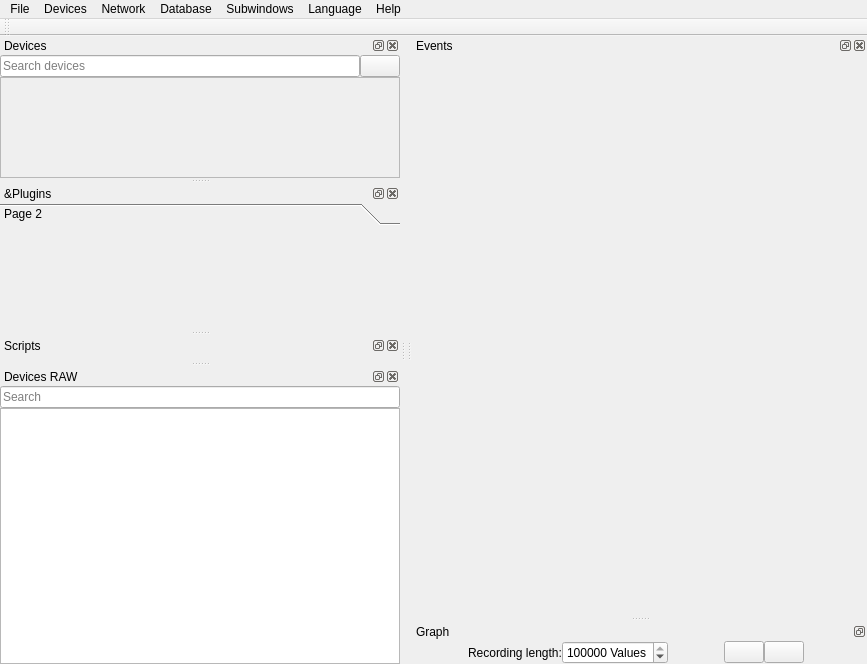
<?xml version="1.0" encoding="UTF-8"?>
<ui version="4.0">
 <class>MainWindow</class>
 <widget class="QMainWindow" name="MainWindow">
  <property name="geometry">
   <rect>
    <x>0</x>
    <y>0</y>
    <width>867</width>
    <height>664</height>
   </rect>
  </property>
  <property name="sizePolicy">
   <sizepolicy hsizetype="Preferred" vsizetype="Preferred">
    <horstretch>0</horstretch>
    <verstretch>0</verstretch>
   </sizepolicy>
  </property>
  <property name="windowTitle">
   <string>RealTime OpenControl</string>
  </property>
  <property name="dockOptions">
   <set>QMainWindow::AllowNestedDocks|QMainWindow::AllowTabbedDocks|QMainWindow::AnimatedDocks|QMainWindow::GroupedDragging</set>
  </property>
  <widget class="QWidget" name="centralwidget">
   <property name="sizePolicy">
    <sizepolicy hsizetype="Minimum" vsizetype="Minimum">
     <horstretch>0</horstretch>
     <verstretch>0</verstretch>
    </sizepolicy>
   </property>
   <property name="maximumSize">
    <size>
     <width>0</width>
     <height>0</height>
    </size>
   </property>
  </widget>
  <widget class="QDockWidget" name="deviceWidget">
   <property name="sizePolicy">
    <sizepolicy hsizetype="Minimum" vsizetype="Preferred">
     <horstretch>0</horstretch>
     <verstretch>0</verstretch>
    </sizepolicy>
   </property>
   <property name="maximumSize">
    <size>
     <width>400</width>
     <height>524287</height>
    </size>
   </property>
   <property name="statusTip">
    <string/>
   </property>
   <property name="inputMethodHints">
    <set>Qt::ImhNone</set>
   </property>
   <property name="floating">
    <bool>false</bool>
   </property>
   <property name="features">
    <set>QDockWidget::AllDockWidgetFeatures</set>
   </property>
   <property name="allowedAreas">
    <set>Qt::LeftDockWidgetArea|Qt::RightDockWidgetArea</set>
   </property>
   <property name="windowTitle">
    <string>Devices</string>
   </property>
   <attribute name="dockWidgetArea">
    <number>1</number>
   </attribute>
   <widget class="QWidget" name="dockWidgetContents_2">
    <property name="sizePolicy">
     <sizepolicy hsizetype="Ignored" vsizetype="Preferred">
      <horstretch>0</horstretch>
      <verstretch>0</verstretch>
     </sizepolicy>
    </property>
    <layout class="QVBoxLayout" name="verticalLayout_3">
     <property name="spacing">
      <number>0</number>
     </property>
     <property name="leftMargin">
      <number>0</number>
     </property>
     <property name="topMargin">
      <number>0</number>
     </property>
     <property name="rightMargin">
      <number>0</number>
     </property>
     <property name="bottomMargin">
      <number>0</number>
     </property>
     <item>
      <layout class="QHBoxLayout" name="horizontalLayout_2">
       <property name="topMargin">
        <number>0</number>
       </property>
       <item>
        <widget class="QLineEdit" name="searchEdit">
         <property name="sizePolicy">
          <sizepolicy hsizetype="Ignored" vsizetype="Minimum">
           <horstretch>0</horstretch>
           <verstretch>0</verstretch>
          </sizepolicy>
         </property>
         <property name="placeholderText">
          <string>Search devices</string>
         </property>
         <property name="clearButtonEnabled">
          <bool>true</bool>
         </property>
        </widget>
       </item>
       <item>
        <widget class="QPushButton" name="refreshDevicesButton">
         <property name="sizePolicy">
          <sizepolicy hsizetype="Maximum" vsizetype="Minimum">
           <horstretch>0</horstretch>
           <verstretch>0</verstretch>
          </sizepolicy>
         </property>
         <property name="text">
          <string/>
         </property>
         <property name="icon">
          <iconset>
           <normaloff>icons/blinking.png</normaloff>icons/blinking.png</iconset>
         </property>
        </widget>
       </item>
      </layout>
     </item>
     <item>
      <widget class="QScrollArea" name="scrollArea_2">
       <property name="sizePolicy">
        <sizepolicy hsizetype="Ignored" vsizetype="Expanding">
         <horstretch>0</horstretch>
         <verstretch>0</verstretch>
        </sizepolicy>
       </property>
       <property name="minimumSize">
        <size>
         <width>180</width>
         <height>0</height>
        </size>
       </property>
       <property name="widgetResizable">
        <bool>true</bool>
       </property>
       <widget class="QWidget" name="scrollAreaWidgetContents_2">
        <property name="geometry">
         <rect>
          <x>0</x>
          <y>0</y>
          <width>398</width>
          <height>95</height>
         </rect>
        </property>
        <property name="sizePolicy">
         <sizepolicy hsizetype="Ignored" vsizetype="Preferred">
          <horstretch>0</horstretch>
          <verstretch>0</verstretch>
         </sizepolicy>
        </property>
        <property name="minimumSize">
         <size>
          <width>0</width>
          <height>0</height>
         </size>
        </property>
        <layout class="QVBoxLayout" name="verticalLayout_13">
         <property name="spacing">
          <number>0</number>
         </property>
         <property name="leftMargin">
          <number>0</number>
         </property>
         <property name="topMargin">
          <number>0</number>
         </property>
         <property name="rightMargin">
          <number>0</number>
         </property>
         <property name="bottomMargin">
          <number>0</number>
         </property>
         <item>
          <layout class="QVBoxLayout" name="deviceLayout">
           <property name="spacing">
            <number>0</number>
           </property>
          </layout>
         </item>
         <item>
          <spacer name="verticalSpacer_3">
           <property name="orientation">
            <enum>Qt::Vertical</enum>
           </property>
           <property name="sizeHint" stdset="0">
            <size>
             <width>20</width>
             <height>0</height>
            </size>
           </property>
          </spacer>
         </item>
        </layout>
       </widget>
      </widget>
     </item>
    </layout>
   </widget>
  </widget>
  <widget class="QDockWidget" name="pluginsWidget">
   <property name="sizePolicy">
    <sizepolicy hsizetype="Ignored" vsizetype="Preferred">
     <horstretch>0</horstretch>
     <verstretch>0</verstretch>
    </sizepolicy>
   </property>
   <property name="statusTip">
    <string/>
   </property>
   <property name="floating">
    <bool>false</bool>
   </property>
   <property name="features">
    <set>QDockWidget::AllDockWidgetFeatures</set>
   </property>
   <property name="allowedAreas">
    <set>Qt::AllDockWidgetAreas</set>
   </property>
   <property name="windowTitle">
    <string>&amp;Plugins</string>
   </property>
   <attribute name="dockWidgetArea">
    <number>1</number>
   </attribute>
   <widget class="QWidget" name="dockWidgetContents_3">
    <layout class="QVBoxLayout" name="verticalLayout">
     <property name="spacing">
      <number>0</number>
     </property>
     <property name="leftMargin">
      <number>0</number>
     </property>
     <property name="topMargin">
      <number>0</number>
     </property>
     <property name="rightMargin">
      <number>0</number>
     </property>
     <property name="bottomMargin">
      <number>0</number>
     </property>
     <item>
      <widget class="QToolBox" name="pluginsBox">
       <property name="sizePolicy">
        <sizepolicy hsizetype="Preferred" vsizetype="Expanding">
         <horstretch>0</horstretch>
         <verstretch>0</verstretch>
        </sizepolicy>
       </property>
       <property name="currentIndex">
        <number>0</number>
       </property>
       <widget class="QWidget" name="page_2">
        <property name="geometry">
         <rect>
          <x>0</x>
          <y>0</y>
          <width>400</width>
          <height>96</height>
         </rect>
        </property>
        <attribute name="label">
         <string>Page 2</string>
        </attribute>
       </widget>
      </widget>
     </item>
    </layout>
   </widget>
  </widget>
  <widget class="QDockWidget" name="scriptDockWidget">
   <property name="sizePolicy">
    <sizepolicy hsizetype="Ignored" vsizetype="Preferred">
     <horstretch>0</horstretch>
     <verstretch>0</verstretch>
    </sizepolicy>
   </property>
   <property name="floating">
    <bool>false</bool>
   </property>
   <property name="features">
    <set>QDockWidget::AllDockWidgetFeatures</set>
   </property>
   <property name="windowTitle">
    <string>Scripts</string>
   </property>
   <attribute name="dockWidgetArea">
    <number>1</number>
   </attribute>
   <widget class="QWidget" name="dockWidgetContents_6">
    <layout class="QVBoxLayout" name="verticalLayout_2">
     <property name="spacing">
      <number>0</number>
     </property>
     <property name="leftMargin">
      <number>0</number>
     </property>
     <property name="topMargin">
      <number>0</number>
     </property>
     <property name="rightMargin">
      <number>0</number>
     </property>
     <property name="bottomMargin">
      <number>0</number>
     </property>
     <item>
      <layout class="QHBoxLayout" name="scriptLayout"/>
     </item>
    </layout>
   </widget>
  </widget>
  <widget class="QToolBar" name="toolBar">
   <property name="sizePolicy">
    <sizepolicy hsizetype="Minimum" vsizetype="Preferred">
     <horstretch>0</horstretch>
     <verstretch>0</verstretch>
    </sizepolicy>
   </property>
   <property name="windowTitle">
    <string>toolBar</string>
   </property>
   <attribute name="toolBarArea">
    <enum>TopToolBarArea</enum>
   </attribute>
   <attribute name="toolBarBreak">
    <bool>false</bool>
   </attribute>
  </widget>
  <widget class="QDockWidget" name="eventWidgets">
   <property name="sizePolicy">
    <sizepolicy hsizetype="Expanding" vsizetype="Ignored">
     <horstretch>0</horstretch>
     <verstretch>0</verstretch>
    </sizepolicy>
   </property>
   <property name="windowTitle">
    <string>Events</string>
   </property>
   <attribute name="dockWidgetArea">
    <number>2</number>
   </attribute>
   <widget class="QWidget" name="dockWidgetContents">
    <layout class="QVBoxLayout" name="verticalLayout_4">
     <item>
      <layout class="QHBoxLayout" name="eventLayout">
       <property name="spacing">
        <number>0</number>
       </property>
      </layout>
     </item>
    </layout>
   </widget>
  </widget>
  <widget class="QDockWidget" name="graphWidget">
   <property name="sizePolicy">
    <sizepolicy hsizetype="Expanding" vsizetype="Maximum">
     <horstretch>0</horstretch>
     <verstretch>0</verstretch>
    </sizepolicy>
   </property>
   <property name="floating">
    <bool>false</bool>
   </property>
   <property name="features">
    <set>QDockWidget::DockWidgetFloatable|QDockWidget::DockWidgetMovable</set>
   </property>
   <property name="windowTitle">
    <string>Graph</string>
   </property>
   <attribute name="dockWidgetArea">
    <number>2</number>
   </attribute>
   <widget class="QWidget" name="dockWidgetContents_5">
    <layout class="QVBoxLayout" name="verticalLayout_6">
     <property name="spacing">
      <number>0</number>
     </property>
     <property name="leftMargin">
      <number>0</number>
     </property>
     <property name="topMargin">
      <number>0</number>
     </property>
     <property name="rightMargin">
      <number>0</number>
     </property>
     <property name="bottomMargin">
      <number>0</number>
     </property>
     <item>
      <layout class="QHBoxLayout" name="horizontalLayout">
       <property name="spacing">
        <number>0</number>
       </property>
       <item>
        <spacer name="horizontalSpacer_2">
         <property name="orientation">
          <enum>Qt::Horizontal</enum>
         </property>
         <property name="sizeHint" stdset="0">
          <size>
           <width>0</width>
           <height>0</height>
          </size>
         </property>
        </spacer>
       </item>
       <item>
        <widget class="QLabel" name="label_2">
         <property name="text">
          <string>Recording length:</string>
         </property>
        </widget>
       </item>
       <item>
        <widget class="QSpinBox" name="maxLengthSpinBox">
         <property name="toolTip">
          <string/>
         </property>
         <property name="statusTip">
          <string/>
         </property>
         <property name="suffix">
          <string> Values</string>
         </property>
         <property name="maximum">
          <number>1000000000</number>
         </property>
         <property name="value">
          <number>500000</number>
         </property>
        </widget>
       </item>
       <item>
        <spacer name="horizontalSpacer">
         <property name="orientation">
          <enum>Qt::Horizontal</enum>
         </property>
         <property name="sizeHint" stdset="0">
          <size>
           <width>0</width>
           <height>0</height>
          </size>
         </property>
        </spacer>
       </item>
       <item>
        <widget class="QPushButton" name="clearButton">
         <property name="toolTip">
          <string>Delete all signals</string>
         </property>
         <property name="statusTip">
          <string>Delete all signals</string>
         </property>
         <property name="text">
          <string/>
         </property>
         <property name="icon">
          <iconset>
           <normaloff>icons/clear.png</normaloff>icons/clear.png</iconset>
         </property>
         <property name="iconSize">
          <size>
           <width>25</width>
           <height>25</height>
          </size>
         </property>
        </widget>
       </item>
       <item>
        <widget class="QPushButton" name="createGraphButton">
         <property name="toolTip">
          <string>Open new graph</string>
         </property>
         <property name="statusTip">
          <string>Open new graph</string>
         </property>
         <property name="text">
          <string/>
         </property>
         <property name="icon">
          <iconset>
           <normaloff>icons/graph.png</normaloff>icons/graph.png</iconset>
         </property>
         <property name="iconSize">
          <size>
           <width>25</width>
           <height>25</height>
          </size>
         </property>
        </widget>
       </item>
       <item>
        <spacer name="horizontalSpacer_3">
         <property name="orientation">
          <enum>Qt::Horizontal</enum>
         </property>
         <property name="sizeHint" stdset="0">
          <size>
           <width>0</width>
           <height>20</height>
          </size>
         </property>
        </spacer>
       </item>
       <item>
        <widget class="QLabel" name="drag_content">
         <property name="sizePolicy">
          <sizepolicy hsizetype="Preferred" vsizetype="Fixed">
           <horstretch>0</horstretch>
           <verstretch>0</verstretch>
          </sizepolicy>
         </property>
         <property name="acceptDrops">
          <bool>true</bool>
         </property>
         <property name="text">
          <string/>
         </property>
         <property name="alignment">
          <set>Qt::AlignCenter</set>
         </property>
        </widget>
       </item>
      </layout>
     </item>
     <item>
      <layout class="QVBoxLayout" name="plotLayout"/>
     </item>
    </layout>
   </widget>
  </widget>
  <widget class="QDockWidget" name="deviceRAWWidget">
   <property name="sizePolicy">
    <sizepolicy hsizetype="Ignored" vsizetype="Preferred">
     <horstretch>0</horstretch>
     <verstretch>0</verstretch>
    </sizepolicy>
   </property>
   <property name="floating">
    <bool>false</bool>
   </property>
   <property name="features">
    <set>QDockWidget::AllDockWidgetFeatures</set>
   </property>
   <property name="windowTitle">
    <string>Devices RAW</string>
   </property>
   <attribute name="dockWidgetArea">
    <number>1</number>
   </attribute>
   <widget class="QWidget" name="dockWidgetContents_4">
    <layout class="QVBoxLayout" name="verticalLayout_5">
     <property name="spacing">
      <number>0</number>
     </property>
     <property name="leftMargin">
      <number>0</number>
     </property>
     <property name="topMargin">
      <number>0</number>
     </property>
     <property name="rightMargin">
      <number>0</number>
     </property>
     <property name="bottomMargin">
      <number>0</number>
     </property>
     <item>
      <widget class="QLineEdit" name="pluginSearchInput">
       <property name="sizePolicy">
        <sizepolicy hsizetype="Ignored" vsizetype="Fixed">
         <horstretch>0</horstretch>
         <verstretch>0</verstretch>
        </sizepolicy>
       </property>
       <property name="text">
        <string/>
       </property>
       <property name="placeholderText">
        <string>Search</string>
       </property>
       <property name="clearButtonEnabled">
        <bool>true</bool>
       </property>
      </widget>
     </item>
     <item>
      <widget class="QListWidget" name="pluginCallWidget">
       <property name="sizePolicy">
        <sizepolicy hsizetype="Ignored" vsizetype="Expanding">
         <horstretch>0</horstretch>
         <verstretch>0</verstretch>
        </sizepolicy>
       </property>
       <property name="alternatingRowColors">
        <bool>true</bool>
       </property>
       <property name="selectionMode">
        <enum>QAbstractItemView::NoSelection</enum>
       </property>
       <property name="sortingEnabled">
        <bool>true</bool>
       </property>
      </widget>
     </item>
    </layout>
   </widget>
  </widget>
  <widget class="QMenuBar" name="menuBar">
   <property name="geometry">
    <rect>
     <x>0</x>
     <y>0</y>
     <width>867</width>
     <height>26</height>
    </rect>
   </property>
   <widget class="QMenu" name="menuDatei">
    <property name="statusTip">
     <string/>
    </property>
    <property name="tearOffEnabled">
     <bool>true</bool>
    </property>
    <property name="title">
     <string>File</string>
    </property>
    <property name="separatorsCollapsible">
     <bool>true</bool>
    </property>
    <property name="toolTipsVisible">
     <bool>true</bool>
    </property>
    <addaction name="loadSessionAction"/>
    <addaction name="saveSessionAction"/>
    <addaction name="separator"/>
    <addaction name="importDataAction"/>
    <addaction name="exportDataAction"/>
    <addaction name="separator"/>
    <addaction name="systemTrayAction"/>
    <addaction name="separator"/>
    <addaction name="settingsAction"/>
    <addaction name="separator"/>
    <addaction name="actionBeenden"/>
   </widget>
   <widget class="QMenu" name="menuFenster">
    <property name="statusTip">
     <string>Edit subwindows</string>
    </property>
    <property name="tearOffEnabled">
     <bool>true</bool>
    </property>
    <property name="title">
     <string>Subwindows</string>
    </property>
    <property name="separatorsCollapsible">
     <bool>true</bool>
    </property>
    <property name="toolTipsVisible">
     <bool>true</bool>
    </property>
    <addaction name="deviceWidgetToggle"/>
    <addaction name="pluginsWidgetToggle"/>
    <addaction name="scriptWidgetToggle"/>
    <addaction name="eventWidgetToggle"/>
    <addaction name="deviceRAWWidgetToggle"/>
   </widget>
   <widget class="QMenu" name="menuHilfe">
    <property name="tearOffEnabled">
     <bool>true</bool>
    </property>
    <property name="title">
     <string>Help</string>
    </property>
    <property name="icon">
     <iconset>
      <normaloff>icons/help.png</normaloff>icons/help.png</iconset>
    </property>
    <property name="separatorsCollapsible">
     <bool>true</bool>
    </property>
    <property name="toolTipsVisible">
     <bool>true</bool>
    </property>
    <addaction name="clearCacheAction"/>
    <addaction name="separator"/>
    <addaction name="helpAction"/>
    <addaction name="pluginRepoAction"/>
    <addaction name="separator"/>
    <addaction name="checkUpdatesAction"/>
    <addaction name="aboutAction"/>
   </widget>
   <widget class="QMenu" name="menuSprache">
    <property name="tearOffEnabled">
     <bool>true</bool>
    </property>
    <property name="title">
     <string>Language</string>
    </property>
    <property name="separatorsCollapsible">
     <bool>true</bool>
    </property>
    <property name="toolTipsVisible">
     <bool>true</bool>
    </property>
    <addaction name="actionDeutsch"/>
    <addaction name="actionEnglish"/>
   </widget>
   <widget class="QMenu" name="menuGer_te">
    <property name="tearOffEnabled">
     <bool>true</bool>
    </property>
    <property name="title">
     <string>Devices</string>
    </property>
    <property name="separatorsCollapsible">
     <bool>true</bool>
    </property>
    <property name="toolTipsVisible">
     <bool>true</bool>
    </property>
    <addaction name="getPluginsButton"/>
   </widget>
   <widget class="QMenu" name="menuNetzwerk">
    <property name="tearOffEnabled">
     <bool>true</bool>
    </property>
    <property name="title">
     <string>Network</string>
    </property>
    <property name="separatorsCollapsible">
     <bool>true</bool>
    </property>
    <property name="toolTipsVisible">
     <bool>true</bool>
    </property>
    <widget class="QMenu" name="menuWebsocketServer">
     <property name="geometry">
      <rect>
       <x>718</x>
       <y>253</y>
       <width>196</width>
       <height>126</height>
      </rect>
     </property>
     <property name="title">
      <string>Websocket - Server</string>
     </property>
     <addaction name="actionWebsocketServer"/>
     <addaction name="actionWebsocketPassword"/>
     <addaction name="actionWebsocketPort"/>
    </widget>
    <widget class="QMenu" name="MeniuTelegramBot">
     <property name="title">
      <string>Telegram-Bot</string>
     </property>
     <addaction name="actionTelegramBot_2"/>
     <addaction name="actionBotToken_2"/>
    </widget>
    <widget class="QMenu" name="menuMit_Remotehost_verbinden">
     <property name="title">
      <string>Connect to remote host</string>
     </property>
     <addaction name="actionNeuer_HOst"/>
     <addaction name="separator"/>
    </widget>
    <widget class="QMenu" name="menuAktive_Verbindungen">
     <property name="title">
      <string>Active connections</string>
     </property>
     <addaction name="actionkeine_3"/>
    </widget>
    <addaction name="menuWebsocketServer"/>
    <addaction name="MeniuTelegramBot"/>
    <addaction name="separator"/>
    <addaction name="menuMit_Remotehost_verbinden"/>
    <addaction name="menuAktive_Verbindungen"/>
    <addaction name="separator"/>
    <addaction name="actionSearchRTOCServer"/>
   </widget>
   <widget class="QMenu" name="menuDatenbank">
    <property name="title">
     <string>Database</string>
    </property>
    <addaction name="pullFromDatabaseAction"/>
    <addaction name="pushToDatabaseAction"/>
    <addaction name="exportDatabaseAction"/>
   </widget>
   <addaction name="menuDatei"/>
   <addaction name="menuGer_te"/>
   <addaction name="menuNetzwerk"/>
   <addaction name="menuDatenbank"/>
   <addaction name="menuFenster"/>
   <addaction name="menuSprache"/>
   <addaction name="menuHilfe"/>
  </widget>
  <action name="exportDataAction">
   <property name="text">
    <string>Export data</string>
   </property>
   <property name="statusTip">
    <string>Please use RIGHT CLICK in graph</string>
   </property>
  </action>
  <action name="actionBeenden">
   <property name="text">
    <string>Quit</string>
   </property>
  </action>
  <action name="stylePlotsAction">
   <property name="text">
    <string>Edit plot</string>
   </property>
   <property name="statusTip">
    <string/>
   </property>
  </action>
  <action name="actionPlot_exportieren">
   <property name="text">
    <string>Export plot</string>
   </property>
   <property name="statusTip">
    <string>Please use RIGHT CLICK in graph</string>
   </property>
  </action>
  <action name="actionFenster">
   <property name="text">
    <string>Windows</string>
   </property>
  </action>
  <action name="signalWidgetToggle">
   <property name="checkable">
    <bool>true</bool>
   </property>
   <property name="checked">
    <bool>true</bool>
   </property>
   <property name="text">
    <string>Signals</string>
   </property>
   <property name="statusTip">
    <string>Signals-Subwindow</string>
   </property>
  </action>
  <action name="deviceWidgetToggle">
   <property name="checkable">
    <bool>true</bool>
   </property>
   <property name="checked">
    <bool>true</bool>
   </property>
   <property name="text">
    <string>Devices</string>
   </property>
   <property name="statusTip">
    <string/>
   </property>
  </action>
  <action name="pluginsWidgetToggle">
   <property name="checkable">
    <bool>true</bool>
   </property>
   <property name="text">
    <string>Plugins</string>
   </property>
   <property name="statusTip">
    <string/>
   </property>
  </action>
  <action name="scriptWidgetToggle">
   <property name="checkable">
    <bool>true</bool>
   </property>
   <property name="text">
    <string>Scripts</string>
   </property>
   <property name="statusTip">
    <string/>
   </property>
  </action>
  <action name="loadScriptAction">
   <property name="text">
    <string>Load script</string>
   </property>
   <property name="statusTip">
    <string>Load script from file</string>
   </property>
  </action>
  <action name="saveScriptAction">
   <property name="text">
    <string>Save script</string>
   </property>
   <property name="statusTip">
    <string>Save script to file</string>
   </property>
  </action>
  <action name="saveSessionAction">
   <property name="text">
    <string>Save session</string>
   </property>
  </action>
  <action name="actionZuletzt_geladen">
   <property name="text">
    <string>Last edited</string>
   </property>
  </action>
  <action name="loadSessionAction">
   <property name="text">
    <string>Load session</string>
   </property>
  </action>
  <action name="helpAction">
   <property name="text">
    <string>RTOC Help</string>
   </property>
  </action>
  <action name="aboutAction">
   <property name="text">
    <string>About RTOC</string>
   </property>
  </action>
  <action name="importDataAction">
   <property name="text">
    <string>Import data</string>
   </property>
  </action>
  <action name="systemTrayAction">
   <property name="checkable">
    <bool>true</bool>
   </property>
   <property name="checked">
    <bool>true</bool>
   </property>
   <property name="text">
    <string>Minimize to SystemTray</string>
   </property>
  </action>
  <action name="multiprocessingListenerAction">
   <property name="checkable">
    <bool>true</bool>
   </property>
   <property name="text">
    <string>Multiproessing - Listener</string>
   </property>
  </action>
  <action name="actionDeutsch">
   <property name="checkable">
    <bool>true</bool>
   </property>
   <property name="text">
    <string>Deutsch</string>
   </property>
  </action>
  <action name="actionEnglish">
   <property name="checkable">
    <bool>true</bool>
   </property>
   <property name="text">
    <string>English</string>
   </property>
  </action>
  <action name="eventWidgetToggle">
   <property name="checkable">
    <bool>true</bool>
   </property>
   <property name="text">
    <string>Events</string>
   </property>
  </action>
  <action name="actionBotToken">
   <property name="text">
    <string>Enter bot-token</string>
   </property>
  </action>
  <action name="actionTelegramBot">
   <property name="checkable">
    <bool>true</bool>
   </property>
   <property name="text">
    <string>Activate</string>
   </property>
  </action>
  <action name="HTMLServerAction">
   <property name="checkable">
    <bool>true</bool>
   </property>
   <property name="text">
    <string>RTOC - Web</string>
   </property>
  </action>
  <action name="actionTCPServer">
   <property name="checkable">
    <bool>true</bool>
   </property>
   <property name="text">
    <string>Activate</string>
   </property>
  </action>
  <action name="actionTCPPassword">
   <property name="text">
    <string>Password protection</string>
   </property>
  </action>
  <action name="checkUpdatesAction">
   <property name="text">
    <string>Check for updates</string>
   </property>
  </action>
  <action name="actionTCPPort">
   <property name="text">
    <string>Port: 5050</string>
   </property>
  </action>
  <action name="clearCacheAction">
   <property name="text">
    <string>Clear cache</string>
   </property>
  </action>
  <action name="pluginRepoAction">
   <property name="text">
    <string>Plugin-Repository</string>
   </property>
  </action>
  <action name="getPluginsButton">
   <property name="text">
    <string>Add/remove devices</string>
   </property>
  </action>
  <action name="actionWebsocketServer">
   <property name="checkable">
    <bool>true</bool>
   </property>
   <property name="text">
    <string>Activate</string>
   </property>
  </action>
  <action name="actionWebsocketPassword">
   <property name="text">
    <string>Password protection</string>
   </property>
  </action>
  <action name="actionWebsocketPort">
   <property name="text">
    <string>Port: 5050</string>
   </property>
  </action>
  <action name="HTMLServerAction_2">
   <property name="checkable">
    <bool>true</bool>
   </property>
   <property name="text">
    <string>RTOC - Web</string>
   </property>
  </action>
  <action name="actionTelegramBot_2">
   <property name="checkable">
    <bool>true</bool>
   </property>
   <property name="text">
    <string>Active</string>
   </property>
  </action>
  <action name="actionBotToken_2">
   <property name="text">
    <string>Enter Bot-Token</string>
   </property>
  </action>
  <action name="action0_St_ndlich">
   <property name="text">
    <string>Set Backup-Interval</string>
   </property>
  </action>
  <action name="action0_T_glich">
   <property name="text">
    <string>Daily</string>
   </property>
  </action>
  <action name="actionSetBackupDir">
   <property name="text">
    <string>Set Backup-Path</string>
   </property>
  </action>
  <action name="actionDeleteBackups">
   <property name="text">
    <string>Delete Backups</string>
   </property>
  </action>
  <action name="actionBackup_1">
   <property name="text">
    <string>Backup 1</string>
   </property>
  </action>
  <action name="actionBackupSettings">
   <property name="text">
    <string>Settings</string>
   </property>
  </action>
  <action name="actionNeuer_Host">
   <property name="text">
    <string>New Host</string>
   </property>
  </action>
  <action name="actionkeine">
   <property name="text">
    <string>None</string>
   </property>
  </action>
  <action name="actionUpdate_Rate_1_Hz">
   <property name="text">
    <string>Update-Rate: 1 Hz</string>
   </property>
  </action>
  <action name="actionRTOC_Server_suchen">
   <property name="text">
    <string>Search RTOC-Servers</string>
   </property>
  </action>
  <action name="actionSetBackupIntervall">
   <property name="text">
    <string>Backout-Interval: daily</string>
   </property>
  </action>
  <action name="deviceRAWWidgetToggle">
   <property name="checkable">
    <bool>true</bool>
   </property>
   <property name="text">
    <string>Devices RAW</string>
   </property>
  </action>
  <action name="actionUpdate_Rate_1Hz">
   <property name="text">
    <string>Update-Rate: 1Hz</string>
   </property>
  </action>
  <action name="actionRTOC_Server_suchen_2">
   <property name="text">
    <string>RTOC-Server suchen</string>
   </property>
  </action>
  <action name="actionNeuer_Host_2">
   <property name="text">
    <string>Neuer Host</string>
   </property>
  </action>
  <action name="actionkeine_2">
   <property name="text">
    <string>keine</string>
   </property>
  </action>
  <action name="actionUpdate_Rate_1Hz_2">
   <property name="text">
    <string>Update-Rate: 1Hz</string>
   </property>
   <property name="toolTip">
    <string>Update-Rate: 1Hz</string>
   </property>
  </action>
  <action name="actionNeuer_HOst">
   <property name="text">
    <string>Neuer Host</string>
   </property>
   <property name="toolTip">
    <string>Neuer Host</string>
   </property>
  </action>
  <action name="actionkeine_3">
   <property name="text">
    <string>keine</string>
   </property>
   <property name="toolTip">
    <string>keine</string>
   </property>
  </action>
  <action name="actionSearchRTOCServer">
   <property name="text">
    <string>Search RTOC-Server</string>
   </property>
   <property name="toolTip">
    <string>Search RTOC-Server</string>
   </property>
  </action>
  <action name="ConsoleWidgetToggle">
   <property name="checkable">
    <bool>true</bool>
   </property>
   <property name="text">
    <string>Console</string>
   </property>
  </action>
  <action name="settingsAction">
   <property name="text">
    <string>Settings</string>
   </property>
  </action>
  <action name="pullFromDatabaseAction">
   <property name="text">
    <string>Push local data to database (backup)</string>
   </property>
  </action>
  <action name="pushToDatabaseAction">
   <property name="text">
    <string>Replace local data with data from database</string>
   </property>
  </action>
  <action name="exportDatabaseAction">
   <property name="text">
    <string>Export database</string>
   </property>
  </action>
 </widget>
 <resources/>
 <connections>
  <connection>
   <sender>actionBeenden</sender>
   <signal>triggered()</signal>
   <receiver>MainWindow</receiver>
   <slot>close()</slot>
   <hints>
    <hint type="sourcelabel">
     <x>-1</x>
     <y>-1</y>
    </hint>
    <hint type="destinationlabel">
     <x>463</x>
     <y>398</y>
    </hint>
   </hints>
  </connection>
 </connections>
</ui>
